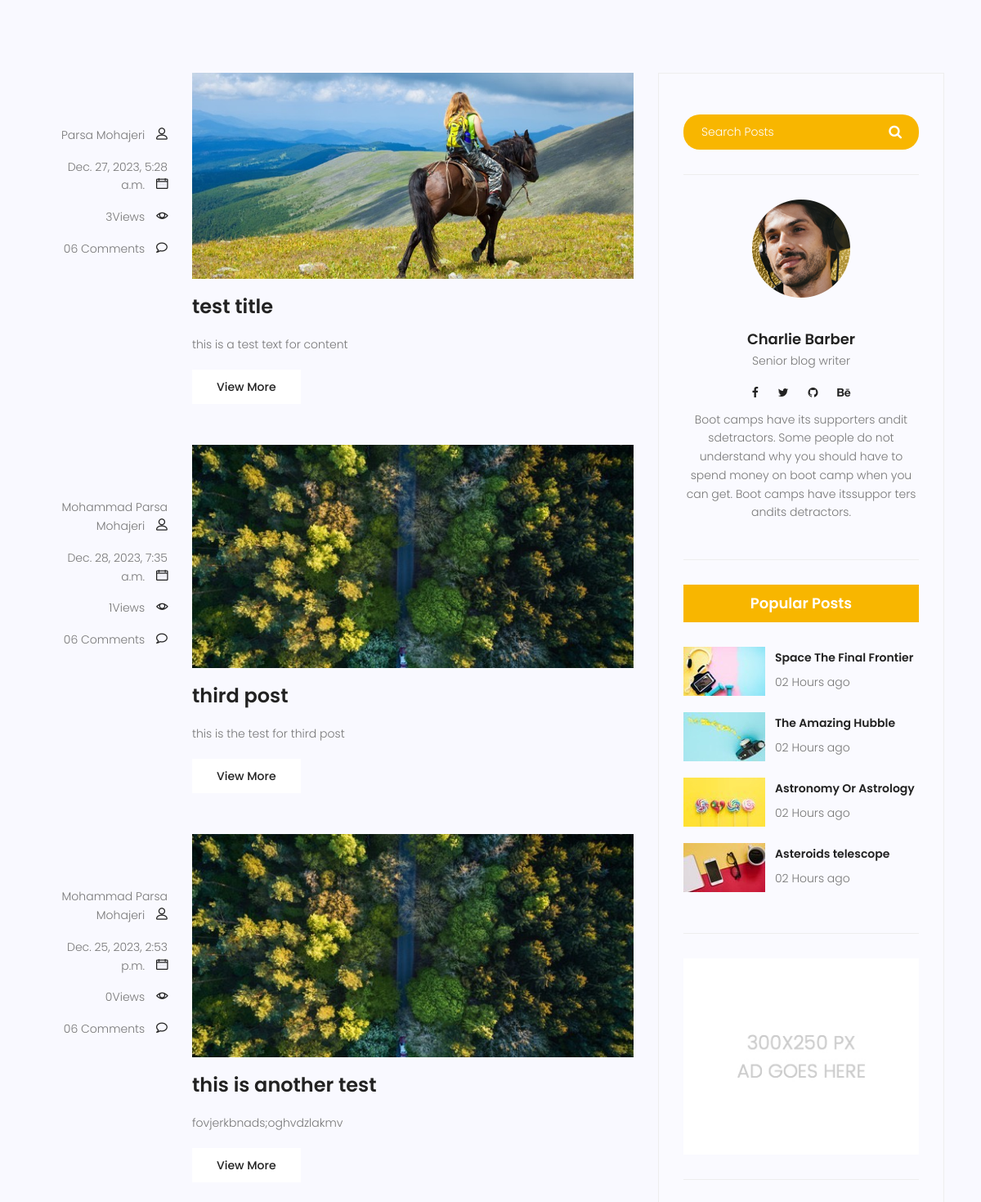
The page /blog/ (middle part) on the database as committed earlier.
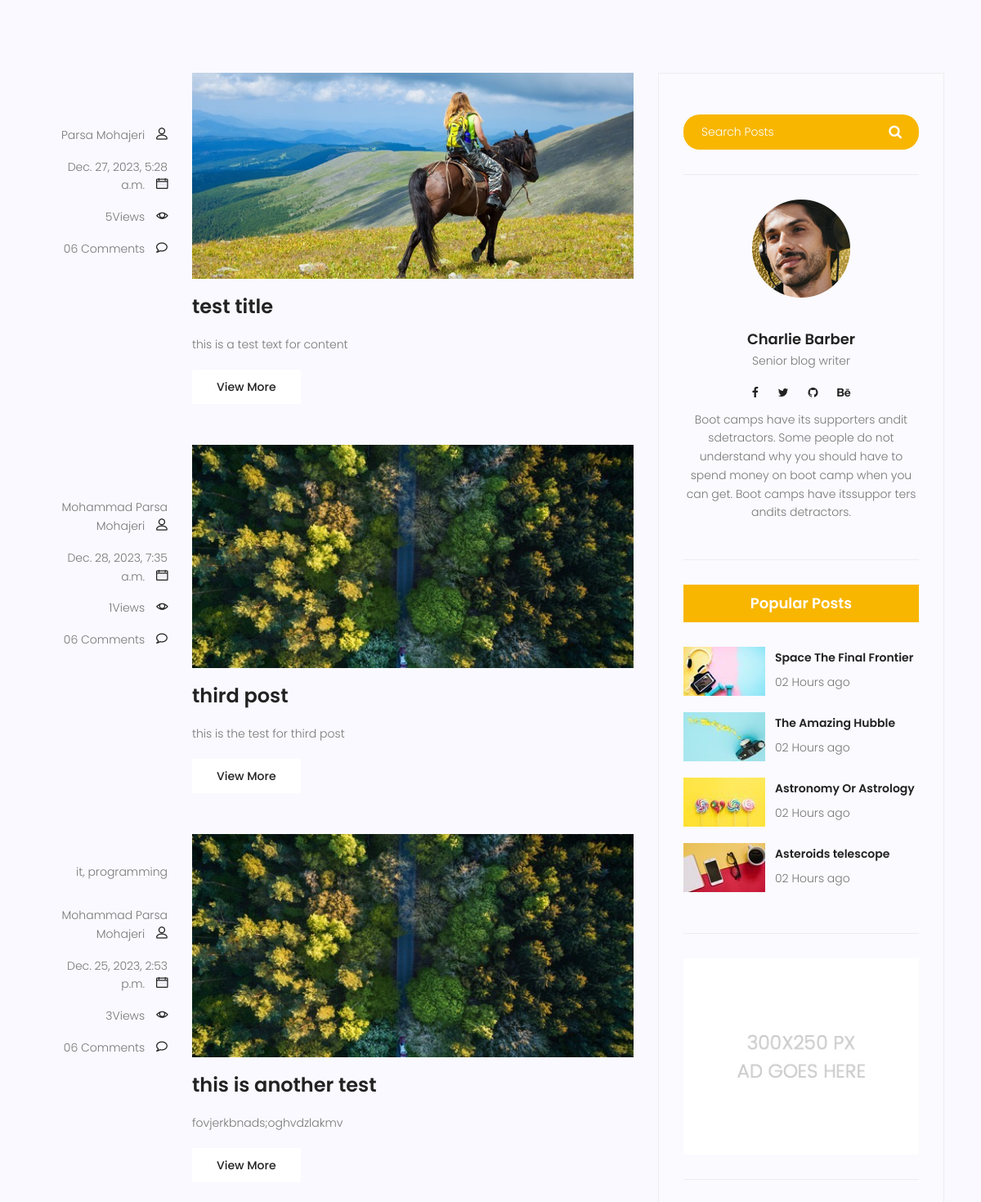
The same page on the database as committed later.
### blog/models.py (models this page shows, shortened)
class Post (models.Model):
    image=models.ImageField(upload_to='blog/',default='blog/defalt.jpg')
    author=models.ForeignKey(User,on_delete=models.SET_NULL,null=True)
    title=models.CharField(max_length=255)
    content=models.TextField()
    category=models.ManyToManyField(Category)
    counted_views=models.IntegerField(default=0)
    status=models.BooleanField(default=False)
    published_date=models.DateTimeField(null=True)
    created_date=models.DateTimeField(auto_now_add=True)
    updated_date=models.DateTimeField(auto_now=True)
    class Meta:
        ordering=('created_date',)

class Category(models.Model):
    name=models.CharField(max_length=255)
    def __str__(self):
        return self.name

### blog/views.py (the view)
# urls.py: path('',blog_view, name='index'),
def blog_view(request):
    posts=Post.objects.filter(status=1,published_date__lte=timezone.now())
    context={'posts':posts}
    return render(request,'blog/blog-home.html',context)

### templates/blog/blog-home.html (shortened to what the changed rows need)
{% extends 'base.html' %}
{% load static %}
{% block content %}
			<section class="post-content-area">
				<div class="container">
					<div class="row">
						<div class="col-lg-8 posts-list">
							{% for post in posts %}
							<div class="single-post row">
								<div class="col-lg-3  col-md-3 meta-details">
									<ul class="tags">
										{{post.category.all|join:", "}}
									</ul>
									<div class="user-details row">
										<p class="user-name col-lg-12 col-md-12 col-6"><a href="#">{{post.author.get_full_name}}</a> <span class="lnr lnr-user"></span></p>
										<p class="date col-lg-12 col-md-12 col-6"><a href="#">{{post.published_date}}</a> <span class="lnr lnr-calendar-full"></span></p>
										<p class="view col-lg-12 col-md-12 col-6"><a href="#">{{post.counted_views}}Views</a> <span class="lnr lnr-eye"></span></p>
										<p class="comments col-lg-12 col-md-12 col-6"><a href="#">06 Comments</a> <span class="lnr lnr-bubble"></span></p>
									</div>
								</div>
								<div class="col-lg-9 col-md-9 ">
									<div class="feature-img">
										<img class="img-fluid" src="{{post.image.url}}" alt="">
									</div>
									<a class="posts-title" href="{% url 'blog:single' pid=post.id %}"><h3>{{post.title}}</h3></a>
									<p class="excert">
										{{post.content}}
									</p>
									<a href="{% url 'blog:single' pid=post.id %}" class="primary-btn">View More</a>
								</div>
							</div>
							{% endfor %}														 -->
						</div>
					</div>
				</div>
			</section>
			{% endblock %}

Rows that differ between the two databases and show on the page:
changed Post "test title": counted_views "3" → "5"
changed Post "this is another test": category.all (not shown) → "it, programming"; counted_views "0" → "3"
